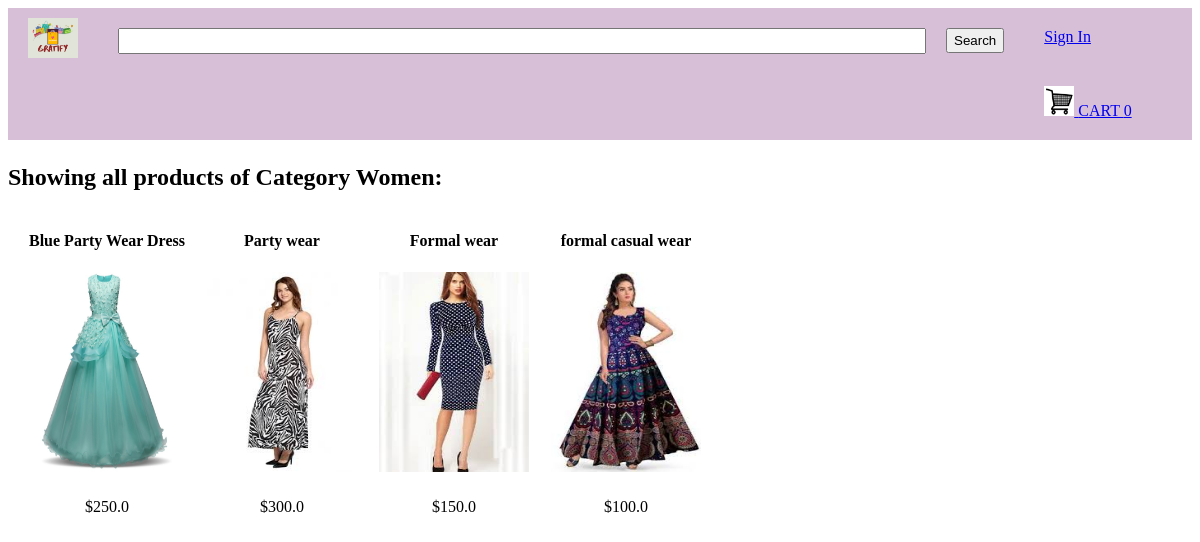
Screenshot of /displayCategory?categoryId=1 with the database file from the repository.
### tables this page shows
CREATE TABLE categories 
        (categoryId INTEGER PRIMARY KEY, 
        name TEXT);

CREATE TABLE products
		(productId INTEGER PRIMARY KEY,
		name TEXT,
		price REAL,
		description TEXT,
		image TEXT,
		stock INTEGER,
		categoryId INTEGER,
		FOREIGN KEY(categoryId) REFERENCES categories(categoryId)
		);

### home.py (the view)
@app.route("/displayCategory")
def displayCategory():
        loggedIn, firstName, noOfItems = getLoginDetails()
        categoryId = request.args.get("categoryId")
        with sqlite3.connect('gratify.db') as conn:
            cur = conn.cursor()
            cur.execute("SELECT products.productId, products.name, products.price, products.image, categories.name FROM products, categories WHERE products.categoryId = categories.categoryId AND categories.categoryId = ?", (categoryId, ))
            data = cur.fetchall()
            print(data)
        conn.close()
        categoryName = data[0][4]
        data = parse(data)
        return render_template('displayCategory.html', data=data, loggedIn=loggedIn, firstName=firstName, noOfItems=noOfItems, categoryName=categoryName)

### home.py (called while the page is built)
def getLoginDetails():
    with sqlite3.connect('gratify.db') as conn:
        cur = conn.cursor()
        if 'email' not in session:
            loggedIn = False
            firstName = ''
            noOfItems = 0
        else:
            loggedIn = True
            cur.execute("SELECT userId, firstName FROM users WHERE email = ?", (session['email'], ))
            userId, firstName = cur.fetchone()
            cur.execute("SELECT count(productId) FROM kart WHERE userId = ?", (userId, ))
            noOfItems = cur.fetchone()[0]
    conn.close()
    return (loggedIn, firstName, noOfItems)

def parse(data):
    ans = []
    i = 0
    while i < len(data):
        curr = []
        for j in range(7):
            if i >= len(data):
                break
            curr.append(data[i])
            i += 1
        ans.append(curr)
    return ans

### templates/displayCategory.html (shortened to what this page needs)
<!DOCTYPE HTML>
<html>
<head>
<link rel="stylesheet" href={{url_for('static', filename='css/home.css') }} />
<link rel="stylesheet" href={{url_for('static', filename='css/topStyle.css') }} />
</head>
<body>
<div id="title">
	<a href="/">
		<img id="logo" src= {{url_for('static', filename='images/logo.png') }} />
	</a>
	<form>
		<input id="searchBox" type="text" name="searchQuery">
		<input id="searchButton" type="submit" value="Search">
	</form>
	{% if not loggedIn %}
	<div id="signInButton">
		<a class="link" href="/loginForm">Sign In</a>
	</div>
	{% endif %}
	<div id="kart">
		<a class="link" href="/cart">
			<img src={{url_for('static', filename='images/shoppingCart.png')}} id="cartIcon" />
			CART {{noOfItems}}
		</a>
	</div>
</div>
<div>
	<h2>Showing all products of Category {{categoryName}}:</h2>
	{% for itemData in data %}
	<table>
		<tr id="productName">
			{% for row in itemData %}
			<td>
				{{row[1]}}
			</td>
			{% endfor %}
		</tr>
		<tr id="productImage">
			{% for row in itemData %}
			<td>
				<a href="/productDescription?productId={{row[0]}}">
					<img src={{url_for('static', filename='uploads/' + row[3]) }} id="itemImage" />
				</a>
			</td>
			{% endfor %}
		</tr>
		<tr id="productPrice">
			{% for row in itemData %}
			<td>
				${{row[2]}}
			</td>
			{% endfor %}
		</tr>
	</table>
	{% endfor %}
</div>
</body>
</html>

### static/css/home.css (style rules this page uses)
#itemImage { height: 200px; width: 150px; }
table { border-spacing: 20px; }
#productName { text-align: center; font-weight: bold; }
#productPrice { text-align: center; }

### static/css/topStyle.css (style rules this page uses)
#logo { height: 40px; width: 50px; margin-left: 20px; margin-top: 10px; margin-bottom: 10px; margin-right: 20px; float: left; }
#title { background-color: rgb(216,191,216); display: inline-block; width: 100%; }
#searchBox { height: 20px; width: 800px; margin-left: 20px; margin-top: 20px; margin-bottom: 20px; margin-right: 20px; float: left; font-size: 1.5em; }
#searchButton { height: 25px; margin-top: 20px; margin-bottom: 20px; margin-right: 20px; float: left; }
#signInButton { color: yellow; margin-top: 20px; margin-bottom: 20px; margin-left: 20px; margin-right: 20px; float: left; }
#kart { color: white; margin-top: 20px; margin-bottom: 20px; margin-left: 20px; margin-right: 20px; float: left; }
#cartIcon { height: 30px; width: 30px; }

### rows the page displays
categories: name "Women"
products: name "Blue Party Wear Dress", image (picture), price "250.0"
products: name "Party wear", image (picture), price "300.0"
products: name "Formal wear", image (picture), price "150.0"
products: name "formal casual wear", image (picture), price "100.0"

### other values shown
{{ noOfItems }} "0"
